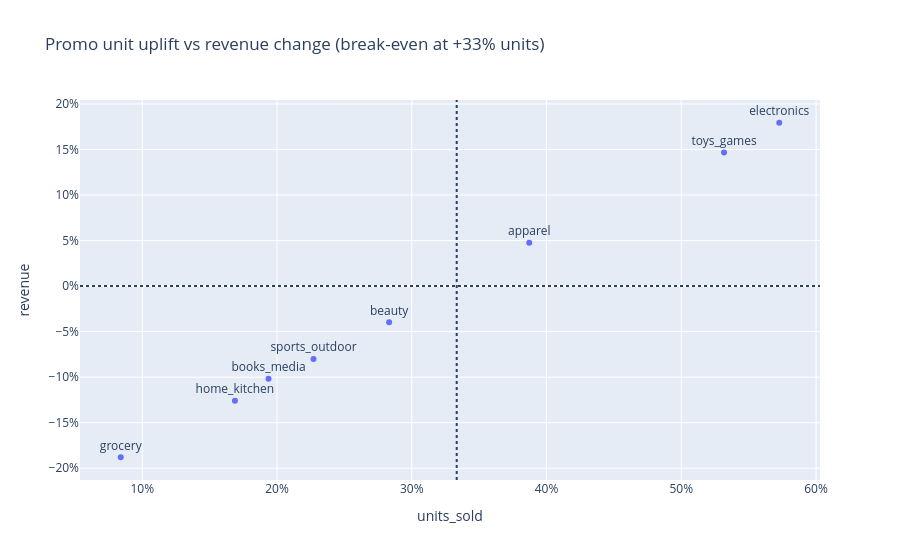

The notebook cell saved with this chart:
### Code cell
p = promo.drop("ALL").reset_index()
fig = px.scatter(p, x="units_sold", y="revenue", text="category", title="Promo unit uplift vs revenue change (break-even at +33% units)")
fig.add_vline(x=1 / 0.75 - 1, line_dash="dot").add_hline(y=0, line_dash="dot")
fig.update_traces(textposition="top center").update_xaxes(tickformat=".0%").update_yaxes(tickformat=".0%")

### Figure 1 — Plotly figure (JSON) as saved in the notebook; plotly's stock layout.template omitted (floating-point values rounded to 4 significant figures)
{"data": [{"hovertemplate": "units_sold=%{x}<br>revenue=%{y}<br>category=%{text}<extra></extra>", "legendgroup": "", "marker": {"color": "#636efa", "symbol": "circle"}, "mode": "markers+text", "name": "", "orientation": "v", "showlegend": false, "text": ["electronics", "toys_games", "apparel", "beauty", "sports_outdoor", "books_media", "home_kitchen", "grocery"], "textposition": "top center", "type": "scatter", "x": [0.5727, 0.5317, 0.3872, 0.2832, 0.2271, 0.1937, 0.1687, 0.08403], "xaxis": "x", "y": [0.1794, 0.1467, 0.04759, -0.03975, -0.07997, -0.1016, -0.1258, -0.1879], "yaxis": "y"}], "layout": {"legend": {"tracegroupgap": 0}, "shapes": [{"line": {"dash": "dot"}, "type": "line", "x0": 0.3333, "x1": 0.3333, "xref": "x", "y0": 0, "y1": 1, "yref": "y domain"}, {"line": {"dash": "dot"}, "type": "line", "x0": 0, "x1": 1, "xref": "x domain", "y0": 0, "y1": 0, "yref": "y"}], "title": {"text": "Promo unit uplift vs revenue change (break-even at +33% units)"}, "xaxis": {"anchor": "y", "domain": [0.0, 1.0], "tickformat": ".0%", "title": {"text": "units_sold"}}, "yaxis": {"anchor": "x", "domain": [0.0, 1.0], "tickformat": ".0%", "title": {"text": "revenue"}}}}
